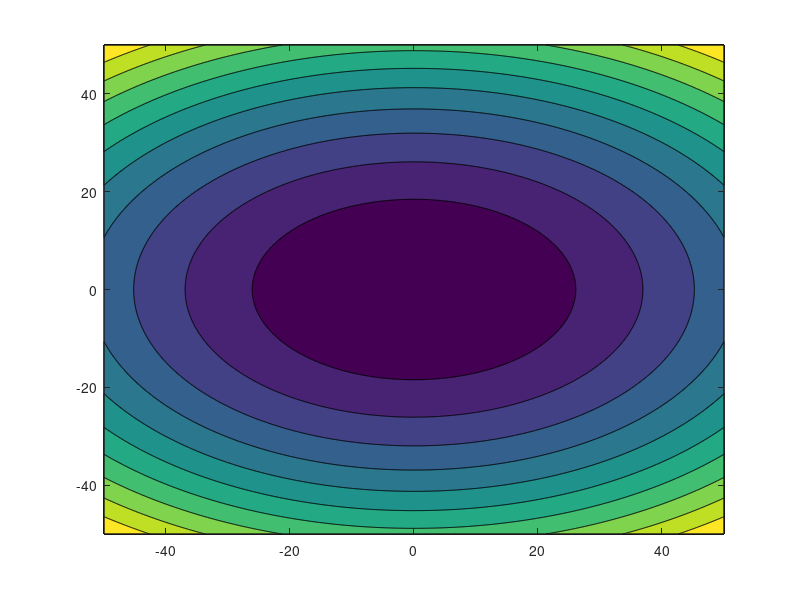

MATLAB code for this plot: (Note: this script raises an error after producing the figure.)
clear all
success_rate = 0;
success = 0;

number_of_iteration_list = [];

time_elapsed_list = [];

number_of_execution = 50;

i = 0;

while(i < number_of_execution)
    close all
    clc
    
    X1=-50:0.1:50;
    X2=-50:0.1:50;
    [x1,x2]=meshgrid(X1,X2);
    
    F = x1.^2 + 2*x2.^2 - 0.3*cos(3*pi*x1) - 0.4*cos(4*pi*x2) + 0.7;
    realFMin = min(min(F))
    
    max_iteration = 100;
    
    % mesh(x1,x2,F)
    
    figure
    contourf(x1,x2,F)
    hold on
    
    fprintf('Gradient Descent Algorithm\n');
    
    % Initial guesses
    % [0, 1] -> [-50, 50]
    x01 = -50 + 100 * rand(2, 1);
    x02 = -50 + 100 * rand(2, 1);
    x03 = -50 + 100 * rand(2, 1);
    
    x0 = [x01, x02, x03];
    colors = {'r', 'g', 'k'};
    
    epsilon=10^(-4);
    
    for j = 1:3
        x = x0(:, j);
        k = 1;
    
        tic
        fprintf('k=1, x1=%f, x2=%f, f(x)=%f\n',x(1),x(2),func(x))
        plot(x(1), x(2), '.', 'Color', colors{j})
        
        g = gradfunc(x);
        
        alpha = 0.07;
        
        x_next = x - alpha * g;
        g_next = gradfunc(x_next);
        
        fprintf('k=2, x1=%f, x2=%f, f(x)=%f, error=%f\n',x_next(1),x_next(2), ...
            func(x_next),norm(gradfunc(x_next)))
        
        plot(x_next(1),x_next(2),'*', 'Color', colors{j})
        k=3;
        
        while(norm(gradfunc(x_next))>epsilon)
            x = x_next;
            g = g_next;
        
            x_next = x - alpha * g;
            g_next = gradfunc(x_next);
        
            fprintf('k=%d, x1=%f, x2=%f, f(x)=%f, abs. error=%f\n',k,x_next(1), ...
                x_next(2),func(x_next),norm(gradfunc(x_next)))
        
            plot(x_next(1),x_next(2),'*', 'Color', colors{j})
            k=k+1;
    
            % Decrease learning rate every 5 steps for sensitivity
            if(mod(k, 5) == 0)
                alpha = alpha * 0.9;
            end
    
            if(k > max_iteration)
                break;
            end
        end
        time_elapsed = toc;

        if(k <= max_iteration)
            success = success + 1;
        end
        
        time_elapsed_list = [time_elapsed_list, time_elapsed];
        number_of_iteration_list = [number_of_iteration_list, k];
    end
    
    title('Gradient Descent Algorithm')
    set(gca,'fontsize',35)
    set(findobj(gca, 'Type', 'Line', 'Linestyle', '--'), 'LineWidth', 2);
    
    i = i+1;
end

success_rate = success / (number_of_execution * 3)
avarage_of_number_of_iteration = mean(number_of_iteration_list)
avarage_of_time_elapsed = mean(time_elapsed_list)
